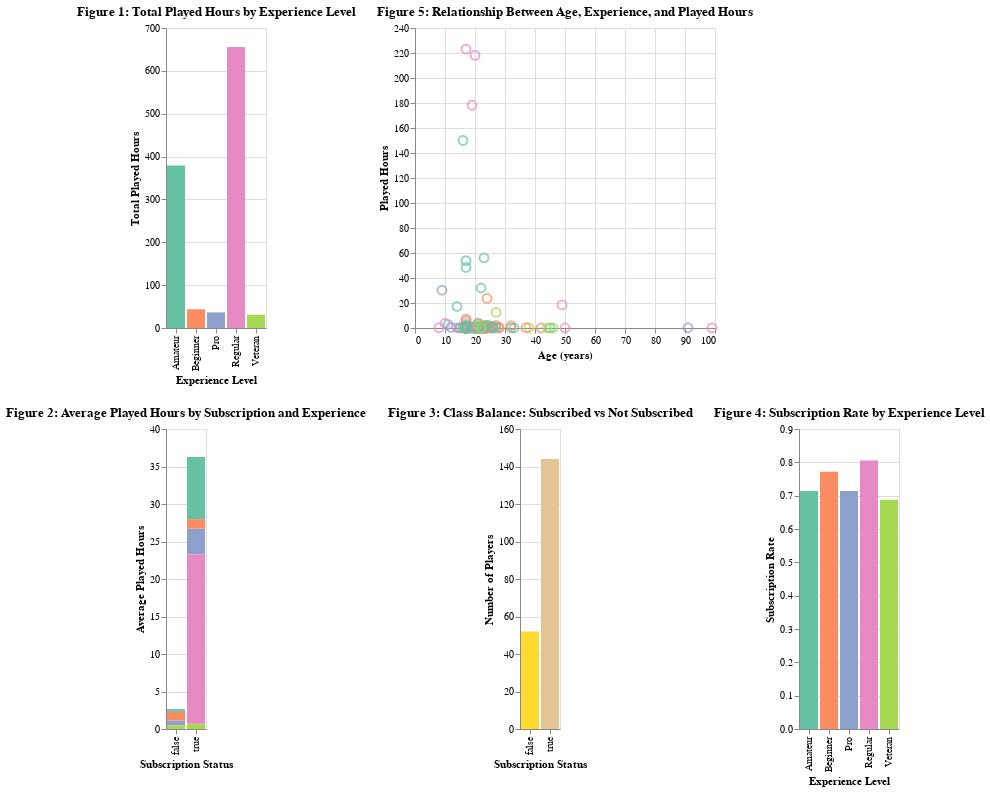

The cell this chart's notebook holds for it:
### Code cell
# This chart displays the total played hours for each experience level to highlight how engagement differs among player types.
plot_bar1 = (
    alt.Chart(dropped_players)
    .mark_bar()
    .encode(
        x=alt.X("experience:N", title="Experience Level"),
        y=alt.Y("sum(played_hours):Q", title="Total Played Hours"),
        color=alt.Color("experience:N", title="Experience"),
        tooltip=["experience", alt.Tooltip("sum(played_hours):Q", title="Total Hours")]
    )
    .properties(title="Figure 1: Total Played Hours by Experience Level")
)

# This bar chart compares the average played hours by subscription status across different experience levels.
plot_bar2 = (
    alt.Chart(dropped_players)
    .mark_bar()
    .encode(
        x=alt.X("subscribe:N", title="Subscription Status"),
        y=alt.Y("mean(played_hours):Q", title="Average Played Hours"),
        color = alt.Color("experience").title("Experience").scale(scheme = "set2"),
        tooltip=[
            "subscribe",
            "experience",
            alt.Tooltip("mean(played_hours):Q", title="Average Hours"),
        ],
    )
    .properties(title="Figure 2: Average Played Hours by Subscription and Experience")
)

# This plot shows the overall class balance between subscribed and non-subscribed players to confirm whether the data is imbalanced.
plot_class = (
    alt.Chart(dropped_players)
    .mark_bar()
    .encode(
        x=alt.X("subscribe:N", title="Subscription Status"),
        y=alt.Y("count():Q", title="Number of Players"),
        color=alt.Color("subscribe:N", legend=None).scale(scheme = "set2"),
        tooltip=["subscribe", alt.Tooltip("count():Q", title="Count")],
    )
    .properties(title="Figure 3: Class Balance: Subscribed vs Not Subscribed")
)

# This chart illustrates the average subscription rate within each experience level.
plot_rate = (
    alt.Chart(dropped_players)
    .mark_bar()
    .encode(
        x=alt.X("experience:N", title="Experience Level"),
        y=alt.Y("mean(subscribe):Q", title="Subscription Rate"),
        color=alt.Color("experience:N", legend=None),
        tooltip=[
            "experience",
            alt.Tooltip("mean(subscribe):Q", title="Subscription Rate"),
        ],
    )
    .properties(title="Figure 4: Subscription Rate by Experience Level")
)


# This scatter plot shows how age relates to total played hours. Color indicates each player's experience level.
plot_scatter = (
    alt.Chart(dropped_players)
    .mark_point(size=80, opacity=0.7)
    .encode(
        x=alt.X("age:Q", title="Age (years)"),
        y=alt.Y("played_hours:Q", title="Played Hours"),
        color=alt.Color("experience:N", title="Experience"),
        tooltip=["age", "played_hours", "experience", "subscribe"]
    )
    .properties(title="Figure 5: Relationship Between Age, Experience, and Played Hours")
)

(plot_bar1 | plot_scatter ) & ( plot_bar2 | plot_class | plot_rate )

### Figure 1 — Vega-Lite specification as saved in the notebook (floating-point values rounded to 4 significant figures; data arrays with more than 128 entries replaced by an {"elided": "..."} marker saying what was removed)
{"config": {"view": {"continuousWidth": 300, "continuousHeight": 300}}, "vconcat": [{"hconcat": [{"mark": {"type": "bar"}, "encoding": {"color": {"field": "experience", "title": "Experience", "type": "nominal"}, "tooltip": [{"field": "experience", "type": "nominal"}, {"aggregate": "sum", "field": "played_hours", "title": "Total Hours", "type": "quantitative"}], "x": {"field": "experience", "title": "Experience Level", "type": "nominal"}, "y": {"aggregate": "sum", "field": "played_hours", "title": "Total Played Hours", "type": "quantitative"}}, "title": "Figure 1: Total Played Hours by Experience Level"}, {"mark": {"type": "point", "opacity": 0.7, "size": 80}, "encoding": {"color": {"field": "experience", "title": "Experience", "type": "nominal"}, "tooltip": [{"field": "age", "type": "quantitative"}, {"field": "played_hours", "type": "quantitative"}, {"field": "experience", "type": "nominal"}, {"field": "subscribe", "type": "nominal"}], "x": {"field": "age", "title": "Age (years)", "type": "quantitative"}, "y": {"field": "played_hours", "title": "Played Hours", "type": "quantitative"}}, "title": "Figure 5: Relationship Between Age, Experience, and Played Hours"}]}, {"hconcat": [{"mark": {"type": "bar"}, "encoding": {"color": {"field": "experience", "scale": {"scheme": "set2"}, "title": "Experience", "type": "nominal"}, "tooltip": [{"field": "subscribe", "type": "nominal"}, {"field": "experience", "type": "nominal"}, {"aggregate": "mean", "field": "played_hours", "title": "Average Hours", "type": "quantitative"}], "x": {"field": "subscribe", "title": "Subscription Status", "type": "nominal"}, "y": {"aggregate": "mean", "field": "played_hours", "title": "Average Played Hours", "type": "quantitative"}}, "title": "Figure 2: Average Played Hours by Subscription and Experience"}, {"mark": {"type": "bar"}, "encoding": {"color": {"field": "subscribe", "legend": null, "scale": {"scheme": "set2"}, "type": "nominal"}, "tooltip": [{"field": "subscribe", "type": "nominal"}, {"aggregate": "count", "title": "Count", "type": "quantitative"}], "x": {"field": "subscribe", "title": "Subscription Status", "type": "nominal"}, "y": {"aggregate": "count", "title": "Number of Players", "type": "quantitative"}}, "title": "Figure 3: Class Balance: Subscribed vs Not Subscribed"}, {"mark": {"type": "bar"}, "encoding": {"color": {"field": "experience", "legend": null, "type": "nominal"}, "tooltip": [{"field": "experience", "type": "nominal"}, {"aggregate": "mean", "field": "subscribe", "title": "Subscription Rate", "type": "quantitative"}], "x": {"field": "experience", "title": "Experience Level", "type": "nominal"}, "y": {"aggregate": "mean", "field": "subscribe", "title": "Subscription Rate", "type": "quantitative"}}, "title": "Figure 4: Subscription Rate by Experience Level"}]}], "data": {"name": "data-2def6b37beff92aab52e02bfdd6aab08"}, "$schema": "https://vega.github.io/schema/vega-lite/v5.20.1.json", "datasets": {"data-2def6b37beff92aab52e02bfdd6aab08": {"elided": "196 records"}}}
